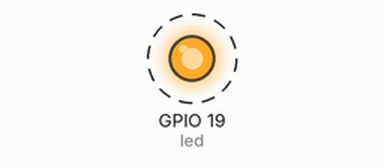
A program run on a simulated Raspberry Pi (BCM pin numbers). Shown: output pins drawn as LEDs (lit = HIGH). Dashed ring = blinking.

Above: at 0.5 s.
Timing chart, 0 to 4.6 s (numbered marks = the images above):
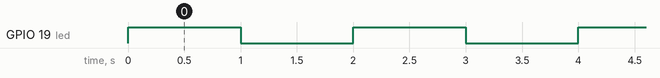

Measured:
- by itself, GPIO 19 (led): alternates HIGH for 1.0 s and LOW for 1.0 s

The program:

heartbeat.py
```python
#!/bin/python3

from gpiozero import LED
from time import sleep


LED_GPIO = 19
PERIOD = 1

if __name__ == "__main__":
    led = LED(LED_GPIO)
    while True:
        led.on()
        sleep(PERIOD)
        led.off()
        sleep(PERIOD)
```
